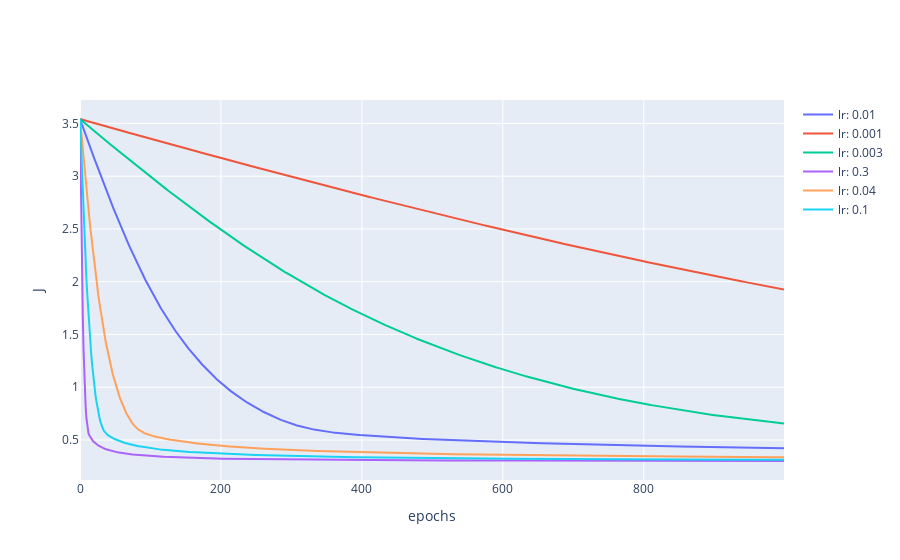

Write notebook code for a chart like this one.
### Code cell
learning_rate_ = [0.01, 0.001, 0.003, 0.3, 0.04, 0.1]
J = np.zeros((1000, ))
theta_ = np.zeros_like(theta_init)
for i in learning_rate_:
    
    J_arr, theta_arr = Logistic_Regression.train(epochs= 1000, theta= theta_init, 
                                           input= X_mapFeature, output= y, lr= i, plot_graph= False,
                                           color= colors, time_delay= 0.01)
    theta_ = np.hstack([theta_, theta_arr])
    J = np.vstack([J, J_arr])

fig = go.Figure()
for i in range(len(J[1:, :])):
    fig.add_trace(go.Scatter(x=np.arange(1000), y=J[(1+i), :],
                            mode= 'lines', name= f'lr: {learning_rate_[i]}'))
fig.update_xaxes(title= 'epochs')
fig.update_yaxes(title= 'J', tickangle= 0)
fig.show()

### Figure 1 — Plotly figure (JSON) as saved in the notebook; plotly's stock layout.template omitted (floating-point values rounded to 4 significant figures; data arrays with more than 128 entries replaced by an {"elided": "..."} marker saying what was removed)
{"data": [{"mode": "lines", "name": "lr: 0.01", "type": "scatter", "x": {"elided": "1000 int values"}, "y": {"elided": "1000 float values"}}, {"mode": "lines", "name": "lr: 0.001", "type": "scatter", "x": {"elided": "1000 int values"}, "y": {"elided": "1000 float values"}}, {"mode": "lines", "name": "lr: 0.003", "type": "scatter", "x": {"elided": "1000 int values"}, "y": {"elided": "1000 float values"}}, {"mode": "lines", "name": "lr: 0.3", "type": "scatter", "x": {"elided": "1000 int values"}, "y": {"elided": "1000 float values"}}, {"mode": "lines", "name": "lr: 0.04", "type": "scatter", "x": {"elided": "1000 int values"}, "y": {"elided": "1000 float values"}}, {"mode": "lines", "name": "lr: 0.1", "type": "scatter", "x": {"elided": "1000 int values"}, "y": {"elided": "1000 float values"}}], "layout": {"xaxis": {"title": {"text": "epochs"}}, "yaxis": {"tickangle": 0, "title": {"text": "J"}}}}
